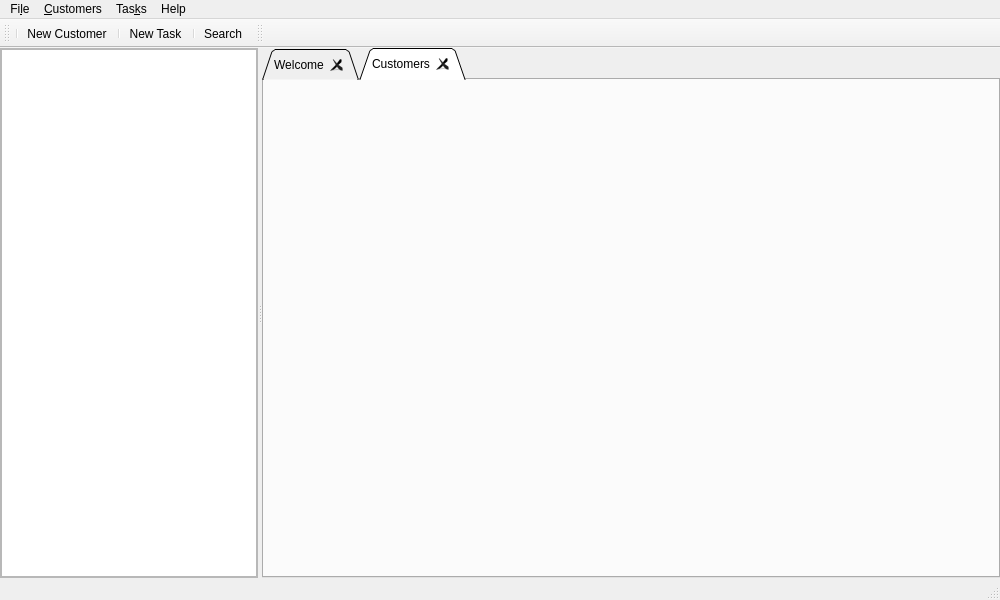
<?xml version="1.0" encoding="UTF-8"?>
<ui version="4.0">
 <class>TorgCRMMain</class>
 <widget class="QMainWindow" name="TorgCRMMain">
  <property name="geometry">
   <rect>
    <x>0</x>
    <y>0</y>
    <width>1000</width>
    <height>600</height>
   </rect>
  </property>
  <property name="minimumSize">
   <size>
    <width>800</width>
    <height>600</height>
   </size>
  </property>
  <property name="windowTitle">
   <string>TorgCRMMain</string>
  </property>
  <widget class="QWidget" name="centralWidget">
   <layout class="QVBoxLayout" name="verticalLayout">
    <property name="leftMargin">
     <number>0</number>
    </property>
    <property name="topMargin">
     <number>0</number>
    </property>
    <property name="rightMargin">
     <number>0</number>
    </property>
    <property name="bottomMargin">
     <number>0</number>
    </property>
    <item>
     <widget class="QSplitter" name="splitter">
      <property name="orientation">
       <enum>Qt::Horizontal</enum>
      </property>
      <widget class="QFrame" name="leftMenuFrame">
       <property name="sizePolicy">
        <sizepolicy hsizetype="Minimum" vsizetype="Preferred">
         <horstretch>0</horstretch>
         <verstretch>0</verstretch>
        </sizepolicy>
       </property>
       <property name="frameShape">
        <enum>QFrame::StyledPanel</enum>
       </property>
       <property name="frameShadow">
        <enum>QFrame::Raised</enum>
       </property>
       <layout class="QVBoxLayout" name="verticalLayout_3">
        <property name="spacing">
         <number>0</number>
        </property>
        <property name="leftMargin">
         <number>0</number>
        </property>
        <property name="topMargin">
         <number>0</number>
        </property>
        <property name="rightMargin">
         <number>0</number>
        </property>
        <property name="bottomMargin">
         <number>0</number>
        </property>
        <item>
         <widget class="QTreeWidget" name="mainMenu">
          <property name="sizePolicy">
           <sizepolicy hsizetype="Expanding" vsizetype="Expanding">
            <horstretch>0</horstretch>
            <verstretch>1</verstretch>
           </sizepolicy>
          </property>
          <property name="headerHidden">
           <bool>true</bool>
          </property>
         </widget>
        </item>
       </layout>
      </widget>
      <widget class="QFrame" name="rightContentFrame">
       <property name="sizePolicy">
        <sizepolicy hsizetype="Fixed" vsizetype="Preferred">
         <horstretch>10</horstretch>
         <verstretch>0</verstretch>
        </sizepolicy>
       </property>
       <property name="frameShape">
        <enum>QFrame::NoFrame</enum>
       </property>
       <property name="frameShadow">
        <enum>QFrame::Raised</enum>
       </property>
       <property name="lineWidth">
        <number>0</number>
       </property>
       <layout class="QVBoxLayout" name="verticalLayout_6">
        <property name="spacing">
         <number>0</number>
        </property>
        <property name="leftMargin">
         <number>0</number>
        </property>
        <property name="topMargin">
         <number>0</number>
        </property>
        <property name="rightMargin">
         <number>0</number>
        </property>
        <property name="bottomMargin">
         <number>0</number>
        </property>
        <item>
         <widget class="QTabWidget" name="tabWidget">
          <property name="tabPosition">
           <enum>QTabWidget::North</enum>
          </property>
          <property name="tabShape">
           <enum>QTabWidget::Triangular</enum>
          </property>
          <property name="currentIndex">
           <number>1</number>
          </property>
          <property name="elideMode">
           <enum>Qt::ElideNone</enum>
          </property>
          <property name="tabsClosable">
           <bool>true</bool>
          </property>
          <property name="movable">
           <bool>true</bool>
          </property>
          <widget class="QWidget" name="dashBoardTab">
           <attribute name="title">
            <string>Welcome</string>
           </attribute>
          </widget>
          <widget class="QWidget" name="customersTab">
           <attribute name="title">
            <string>Customers</string>
           </attribute>
          </widget>
         </widget>
        </item>
       </layout>
      </widget>
     </widget>
    </item>
   </layout>
  </widget>
  <widget class="QMenuBar" name="menuBar">
   <property name="geometry">
    <rect>
     <x>0</x>
     <y>0</y>
     <width>1000</width>
     <height>22</height>
    </rect>
   </property>
   <widget class="QMenu" name="menuFile">
    <property name="title">
     <string>Fi&amp;le</string>
    </property>
    <addaction name="actionClose"/>
   </widget>
   <widget class="QMenu" name="menuHelp">
    <property name="title">
     <string>Help</string>
    </property>
    <addaction name="actionAbout"/>
   </widget>
   <widget class="QMenu" name="menuCRM">
    <property name="title">
     <string>&amp;Customers</string>
    </property>
    <addaction name="actionAdd_New"/>
    <addaction name="actionSearch"/>
   </widget>
   <widget class="QMenu" name="menuTasks">
    <property name="title">
     <string>Tas&amp;ks</string>
    </property>
    <addaction name="actionNew_Task"/>
    <addaction name="actionNew_Email"/>
    <addaction name="actionCall_Task"/>
    <addaction name="actionNew_Meeting"/>
   </widget>
   <addaction name="menuFile"/>
   <addaction name="menuCRM"/>
   <addaction name="menuTasks"/>
   <addaction name="menuHelp"/>
  </widget>
  <widget class="QToolBar" name="mainToolBar">
   <property name="windowTitle">
    <string>MainToolBar</string>
   </property>
   <attribute name="toolBarArea">
    <enum>TopToolBarArea</enum>
   </attribute>
   <attribute name="toolBarBreak">
    <bool>false</bool>
   </attribute>
   <addaction name="separator"/>
   <addaction name="actionAdd_New"/>
   <addaction name="separator"/>
   <addaction name="actionNew_Task"/>
   <addaction name="separator"/>
   <addaction name="actionSearch"/>
  </widget>
  <widget class="QStatusBar" name="statusBar"/>
  <widget class="QToolBar" name="searchToolBar">
   <property name="windowTitle">
    <string>SearchToolBar</string>
   </property>
   <attribute name="toolBarArea">
    <enum>TopToolBarArea</enum>
   </attribute>
   <attribute name="toolBarBreak">
    <bool>false</bool>
   </attribute>
  </widget>
  <action name="actionClose">
   <property name="text">
    <string>&amp;Close</string>
   </property>
   <property name="shortcut">
    <string>Ctrl+Q</string>
   </property>
  </action>
  <action name="actionAbout">
   <property name="text">
    <string>&amp;About</string>
   </property>
  </action>
  <action name="actionAdd_New">
   <property name="icon">
    <iconset resource="icons.qrc">
     <normaloff>:/icons/Icons/customer-m.ico</normaloff>:/icons/Icons/customer-m.ico</iconset>
   </property>
   <property name="text">
    <string>New Customer</string>
   </property>
   <property name="shortcut">
    <string>Ctrl+N</string>
   </property>
  </action>
  <action name="actionSearch">
   <property name="icon">
    <iconset resource="icons.qrc">
     <normaloff>:/icons/Icons/search-deep.svg</normaloff>:/icons/Icons/search-deep.svg</iconset>
   </property>
   <property name="text">
    <string>Search</string>
   </property>
   <property name="shortcut">
    <string>Ctrl+S</string>
   </property>
  </action>
  <action name="actionNew_Meeting">
   <property name="text">
    <string>Meeting Task</string>
   </property>
   <property name="shortcut">
    <string>Ctrl+Shift+M</string>
   </property>
  </action>
  <action name="actionNew_Email">
   <property name="text">
    <string>Email Task</string>
   </property>
   <property name="shortcut">
    <string>Ctrl+Shift+E</string>
   </property>
  </action>
  <action name="actionNew_Task">
   <property name="icon">
    <iconset resource="icons.qrc">
     <normaloff>:/icons/Icons/task.ico</normaloff>:/icons/Icons/task.ico</iconset>
   </property>
   <property name="text">
    <string>New Task</string>
   </property>
   <property name="shortcut">
    <string>Ctrl+T</string>
   </property>
  </action>
  <action name="actionCall_Task">
   <property name="text">
    <string>Call Task</string>
   </property>
   <property name="shortcut">
    <string>Ctrl+Shift+C</string>
   </property>
  </action>
 </widget>
 <layoutdefault spacing="6" margin="11"/>
 <resources>
  <include location="icons.qrc"/>
 </resources>
 <connections/>
</ui>
